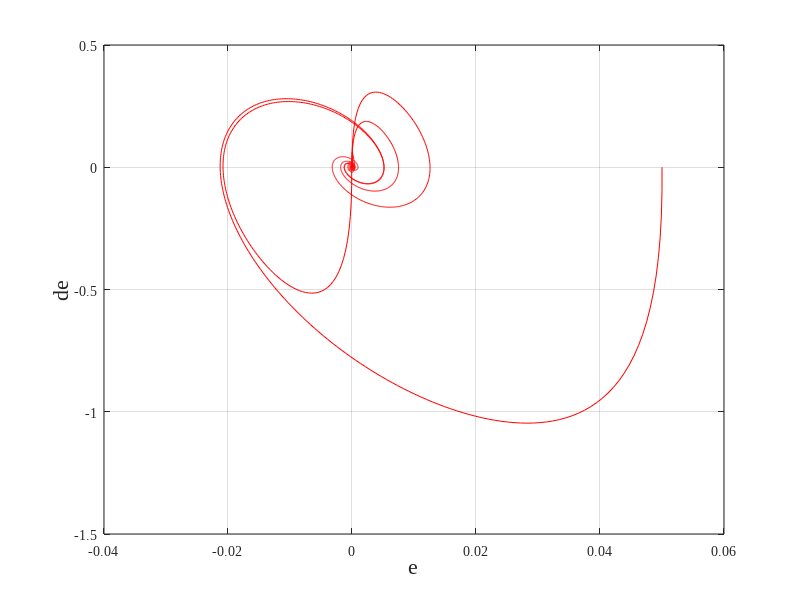

MATLAB code to generate this figure: (Note: this script raises an error after producing the figure.)
%%%%%%%%%%%%%%%%%%%%%%%%%%%%%%%%%%%%%%%%%%%%%%%%%%%%%%%%%%%%%%%%%%%%%%%%%%%
%Torque limited to [-100, 100]

% Parameter Initialization
dt = 0.001;        % Simulation time step
t_end = 5;        % Simulation end time
t = 0:dt:t_end;   % Time vector

close all;     % Close all figure windows

% System initial state
x = [0; 0];   % Initial state 
x_ref = @(t)  0.05 + (t > 2) *0.02*sin(t*pi);   % Target position
dx_ref =@(t)  (t > 2) *0.02*pi*cos(t*pi);
% Nonlinear function and gain function definitions
f = @(x, t) -2*x(1)-cos(t)*x(2)*x(2)*x(2);  % Nonlinear function f(x,t)
g = @(x) 1+x(1);               % Gain function g(x)
U=@(x,t) 0.5*sin(t)*x(1)+0.6*cos(t)*x(2);
integral_error = 0;

% Result storage
x_trajectory = zeros(2, length(t));  % Record state
control_input = zeros(1, length(t)); % Record control input
s_trajectory = zeros(1, length(t));  % Record sliding surface trajectory
previous_error=0.05;


% ====== 2) Pre-generate random variables for each 1s interval (uniformly distributed in [-1,1]) ======
N  = floor(t_end) + 2;       % Number of intervals (extra one for safety)
U1 = 2*rand(N,1) - 1;           % Random term
U2 = 2*rand(N,1) - 1;           % Random term
U3 = 2*rand(N,1) - 1;           % Random term
U4 = 2*rand(N,1) - 1;           % Random term
U5 = 2*rand(N,1) - 1;           % Random term
U6 = 2*rand(N,1) - 1;           % Random term
U7 = 2*rand(N,1) - 1;           % Random term
% ====== 3) A small utility: given t, returns the random value for the "current 1s interval" (piecewise constant) ======
stepRand = @(t,UT) UT(min(floor(t)+1, numel(UT)));


d3 = @(x,t) 70*stepRand(t,U7);  % Impulse disturbance
d2 = @(x,t) 100*(sin(t)*cos(t)*x(1)+cos(t)*x(2))+2*stepRand(t,U1)*x(2)+4*stepRand(t,U2)*x(1)+stepRand(t,U3);  % Time-varying function
d1=@(x,t)-sin(t)*cos(t)+2*stepRand(t,U4)*x(2)+5*stepRand(t,U5)*x(1)+stepRand(t,U6);%Continuous disturbance
% d1=@(x,t)-30*sin(t)+40*cos(t)+5*stepRand(t,U4)*x(2)+11*stepRand(t,U5)*x(1)+stepRand(t,U6);%Continuous disturbance
% d1=@(x,t)-10*cos(t)+20*sin(x(1))*x(2)+10*stepRand(t,U4)*x(2)+5*stepRand(t,U5)*x(1)+2*stepRand(t,U6);%Continuous disturbance
% d1=@(x,t)-100*sin(x(1))+20+50*cos(t)+8*stepRand(t,U4)*x(2)+4*stepRand(t,U5)*x(1)+4*stepRand(t,U6);%Continuous disturbance
% d1=@(x,t)90*sin(x(1))+80*sin(t)*cos(t)+10*stepRand(t,U4)*x(2)+2*stepRand(t,U5)*x(1)+5*stepRand(t,U6);%Continuous disturbance
% d1=@(x,t)-100*sin(t)*cos(t)*sin(x(1))+20*stepRand(t,U4)*x(2)+8*stepRand(t,U5)*x(1)+10*stepRand(t,U6);%Continuous disturbance
% d1=@(x,t)-80*sin(x(1))-80*sin(t)*cos(t)+10*cos(t)+5*stepRand(t,U4)*x(2)+5*stepRand(t,U5)*x(1)+2*stepRand(t,U6);
% d1=@(x,t)5*cos(x(2))+10+40*sin(t)*cos(t)+7*stepRand(t,U4)*x(2)+4*stepRand(t,U5)*x(1)+6*stepRand(t,U6);
% d1=@(x,t)-10*sin(t)*cos(t)*sin(x(1))-20+8*stepRand(t,U4)*x(2)+3*stepRand(t,U5)*x(1)+3*stepRand(t,U6);


% PID controller parameters
Kp = 1900; % Proportional gain (diagonal matrix)
Ki = 40000;   % Integral gain (diagonal matrix)
Kd = 100;   % Derivative gain (diagonal matrix)

tic  % Start timer
for k = 1:length(t)
    d=d1(x,t(k));%Continuous disturbance
    if k>500 && k<1500
        d=d1(x,t(k))+d2(x,t(k));    
    elseif k>2500 && k<3500
        d=d1(x,t(k))+d3(x,t(k));     
    end
    
      error = x_ref(t(k))-x(1)  ;
      e=x_ref(t(k))-x(1);
      de=dx_ref(t(k))-x(2);
      integral_error = integral_error + error * dt;
      derivative_error = (error - previous_error) / dt;

      u = (Kp * error + Ki * integral_error + Kd * derivative_error);

    
    previous_error = error;
    
    % System dynamic equation
    dx1 = x(2);
    dx2 = f(x, t(k)) + g(x) * u + d+U(x, t(k));
    
    
    % Update state using Euler method
    x(1) = x(1) + dx1 * dt;
    x(2) = x(2) + dx2 * dt;
    
    % Store state trajectory
    x_d(:, k) = x_ref(t(k));
    x_trajectory_PID(:, k) = x;
    control_input_PID(k) = u;
    x_error_PID(k) = e;
    x_derror_PID(k) = de;

end
% Plotting
elapsed_time = toc;  % End timer and return elapsed time
fprintf('Total simulation time is %.4f seconds\n', elapsed_time);


% Plotting
figure;
plot(x_error_PID(1, :),x_derror_PID(1, :), 'r');hold on;
xlabel('e', 'FontSize', 16);
ylabel('de', 'FontSize', 16);
grid on;
set(gca, 'FontName', 'Times New Roman');
ax = gca;
ax.FontSize = 16;
hold on;






figure;
plot(t, control_input_PID(1, :), 'r');
xlabel('Time(s)', 'FontSize', 16);
ylabel('u', 'FontSize', 16);
grid on;
set(gca, 'FontName', 'Times New Roman');
ax = gca;
ax.FontSize = 16;
hold on;


% Plotting
figure;
plot(t, x_error_PID(1, :), 'r');
xlabel('Time(s)', 'FontSize', 16);
ylabel('Error', 'FontSize', 16);
ylim([-0.01, 0.01]);
grid on;
set(gca, 'FontName', 'Times New Roman');
ax = gca;
ax.FontSize = 16;
hold on;

figure;
plot(t, x_trajectory_PID(1, :), 'r');
xlabel('Time(s)', 'FontSize', 16);
ylabel('Position', 'FontSize', 16);
grid on;
set(gca, 'FontName', 'Times New Roman');
ax = gca;
ax.FontSize = 16;
hold on;